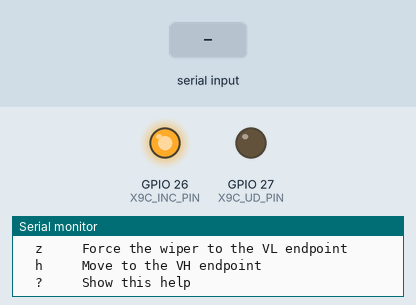
Recording of a sketch running on a simulated ESP32. Parts: output pins drawn as LEDs (lit = HIGH), the last lines printed to the serial monitor. The test bench sets the inputs (shaded band). Pins used as bus, display or sensor lines are not drawn.

Above: at 1.8 s.
1.9 s: "+\n" received over Serial
At 2.4 s:
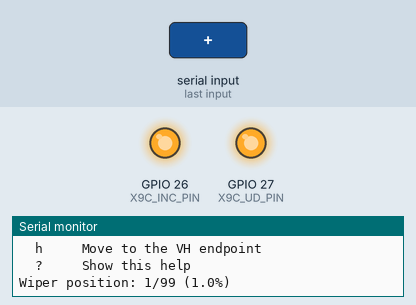
3.4 s: "-\n" received over Serial
At 4.6 s:
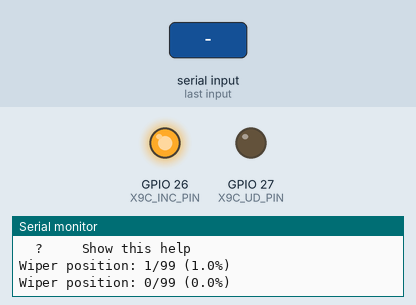
4.9 s: "h\n" received over Serial
At 6.0 s:
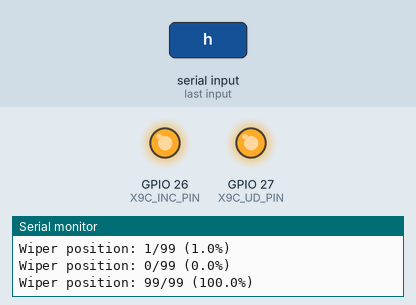
Timing chart, 0 to 7.9 s (numbered marks = the images above; inputs shaded):
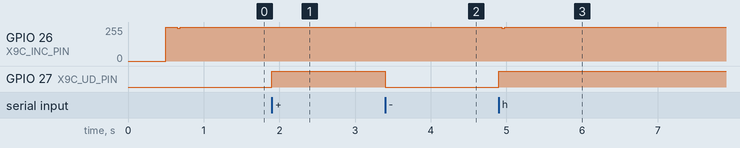

Measured:
- after the input at 1.9 s, GPIO 27 (X9C_UD_PIN): LOW → HIGH at once
- after the input at 3.4 s, GPIO 27 (X9C_UD_PIN): HIGH → LOW at once
- after the input at 4.9 s, GPIO 26 (X9C_INC_PIN): 255/255 → 246/255 at once, → 255/255 0.04 s later; GPIO 27 (X9C_UD_PIN): LOW → HIGH at once

The sketch:

X9C103S_Amp_Ctrl_Test.ino
```cpp
/*
  X9C103S Manual Amplitude Test
  ESP32 NodeMCU-32S

  Wiring:
    X9C CS  -> GPIO25
    X9C INC -> GPIO26
    X9C U/D -> GPIO27
    X9C VCC -> 4.75 V
    X9C GND -> common ground

    VH -> post-47 uF conditioned signal node
    VL -> buffered VREF (2.375 V)
    VW -> OP484 pin 3

  Serial commands:
    0, 25, 50, 75, 100  Set amplitude percentage
    +                    Increase one wiper step
    -                    Decrease one wiper step
    z                    Move to VL endpoint
    h                    Move to VH endpoint
    ?                    Show help/status

  Serial Monitor:
    Baud: 115200
    Line ending: Newline
*/

#include <Arduino.h>

constexpr uint8_t X9C_CS_PIN  = 25;
constexpr uint8_t X9C_INC_PIN = 26;
constexpr uint8_t X9C_UD_PIN  = 27;

constexpr int X9C_MAX_POSITION = 99;

// Conservative timing. The X9C103S only requires microsecond-scale timing.
constexpr unsigned int X9C_DELAY_US = 10;

int currentPosition = 0;

// U/D HIGH moves VW toward VH.
// U/D LOW moves VW toward VL.
enum class WiperDirection {
  TowardVL,
  TowardVH
};

void beginAdjustment(WiperDirection direction)
{
  // INC must be high before selecting the device.
  digitalWrite(X9C_INC_PIN, HIGH);

  digitalWrite(
    X9C_UD_PIN,
    direction == WiperDirection::TowardVH ? HIGH : LOW
  );

  delayMicroseconds(X9C_DELAY_US);

  // Select the X9C103S.
  digitalWrite(X9C_CS_PIN, LOW);
  delayMicroseconds(X9C_DELAY_US);
}

void pulseIncrement()
{
  // The wiper changes on the falling edge of INC.
  digitalWrite(X9C_INC_PIN, LOW);
  delayMicroseconds(X9C_DELAY_US);

  digitalWrite(X9C_INC_PIN, HIGH);
  delayMicroseconds(X9C_DELAY_US);
}

void endAdjustmentWithoutStore()
{
  /*
    Raise CS while INC is LOW to avoid storing the current position
    in the X9C103S nonvolatile memory.
  */
  digitalWrite(X9C_INC_PIN, LOW);
  delayMicroseconds(X9C_DELAY_US);

  digitalWrite(X9C_CS_PIN, HIGH);
  delayMicroseconds(X9C_DELAY_US);

  // Return INC to its idle-high state after the device is deselected.
  digitalWrite(X9C_INC_PIN, HIGH);
}

void moveSteps(WiperDirection direction, int steps)
{
  if (steps <= 0) {
    return;
  }

  beginAdjustment(direction);

  for (int i = 0; i < steps; i++) {
    pulseIncrement();
  }

  endAdjustmentWithoutStore();
}

void initializeAtVL()
{
  Serial.println("Forcing wiper to the VL endpoint...");

  /*
    The saved power-up position is unknown. Sending 100 downward
    steps guarantees that the wiper reaches VL regardless of its
    initial position. Extra pulses at the endpoint have no effect.
  */
  moveSteps(WiperDirection::TowardVL, 100);

  currentPosition = 0;

  Serial.println("Wiper initialized at VL: 0%");
}

void setPosition(int requestedPosition)
{
  requestedPosition =
    constrain(requestedPosition, 0, X9C_MAX_POSITION);

  int difference = requestedPosition - currentPosition;

  if (difference > 0) {
    moveSteps(WiperDirection::TowardVH, difference);
  }
  else if (difference < 0) {
    moveSteps(WiperDirection::TowardVL, -difference);
  }

  currentPosition = requestedPosition;

  float percentage =
    100.0f * currentPosition / X9C_MAX_POSITION;

  Serial.printf(
    "Wiper position: %d/99 (%.1f%%)\n",
    currentPosition,
    percentage
  );
}

void setPercentage(int percentage)
{
  percentage = constrain(percentage, 0, 100);

  int position = lroundf(
    X9C_MAX_POSITION * percentage / 100.0f
  );

  Serial.printf("Requested amplitude: %d%%\n", percentage);
  setPosition(position);
}

void printHelp()
{
  Serial.println();
  Serial.println("X9C103S commands:");
  Serial.println("  0     Move to VL (approximately 0% amplitude)");
  Serial.println("  25    Set approximately 25% amplitude");
  Serial.println("  50    Set approximately 50% amplitude");
  Serial.println("  75    Set approximately 75% amplitude");
  Serial.println("  100   Move to VH (approximately 100% amplitude)");
  Serial.println("  +     Move one step toward VH");
  Serial.println("  -     Move one step toward VL");
  Serial.println("  z     Force the wiper to the VL endpoint");
  Serial.println("  h     Move to the VH endpoint");
  Serial.println("  ?     Show this help");
  Serial.println();
}

void processCommand(String command)
{
  command.trim();
  command.toLowerCase();

  if (command.length() == 0) {
    return;
  }

  if (command == "+") {
    setPosition(currentPosition + 1);
  }
  else if (command == "-") {
    setPosition(currentPosition - 1);
  }
  else if (command == "z") {
    initializeAtVL();
  }
  else if (command == "h") {
    setPosition(X9C_MAX_POSITION);
  }
  else if (command == "?") {
    printHelp();
    Serial.printf("Current position: %d/99\n", currentPosition);
  }
  else if (
    command == "0"   ||
    command == "25"  ||
    command == "50"  ||
    command == "75"  ||
    command == "100"
  ) {
    setPercentage(command.toInt());
  }
  else {
    Serial.print("Unknown command: ");
    Serial.println(command);
    printHelp();
  }
}

void setup()
{
  Serial.begin(115200);
  delay(500);

  /*
    Establish safe output levels before changing the pins to outputs.
    CS starts high so the X9C103S remains deselected.
  */
  digitalWrite(X9C_CS_PIN, HIGH);
  digitalWrite(X9C_INC_PIN, HIGH);
  digitalWrite(X9C_UD_PIN, LOW);

  pinMode(X9C_CS_PIN, OUTPUT);
  pinMode(X9C_INC_PIN, OUTPUT);
  pinMode(X9C_UD_PIN, OUTPUT);

  delay(100);

  Serial.println();
  Serial.println("================================");
  Serial.println(" X9C103S Manual Amplitude Test");
  Serial.println("================================");
  Serial.println("VREF expected: 2.375 V");
  Serial.println("X9C VCC expected: 4.75 V");

  initializeAtVL();
  printHelp();
}

void loop()
{
  if (Serial.available()) {
    String command = Serial.readStringUntil('\n');
    processCommand(command);
  }
}
```
